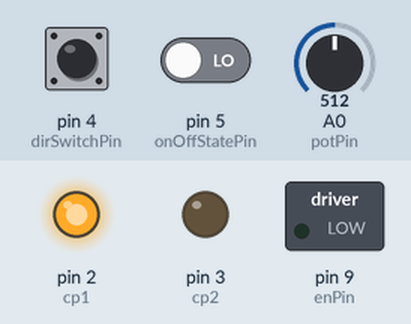
Recording of a sketch running on a simulated Arduino Uno, built with avr-gcc and run on an emulated ATmega328P. Shown: switched loads named in the sketch (green lamp = pin HIGH), output pins drawn as LEDs (lit = HIGH). The test bench sets the inputs (shaded band); at power-on: pin 4 (dirSwitchPin) LOW, pin 5 (onOffStatePin) LOW, A0 (potPin) = 512.

Above: at 1.2 s.
1.3 s: pin 4 (dirSwitchPin) pulled HIGH for 0.15 s
At 2.3 s:
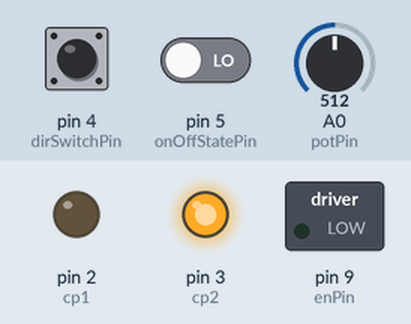
2.9 s: pin 5 (onOffStatePin) driven HIGH
At 3.6 s:
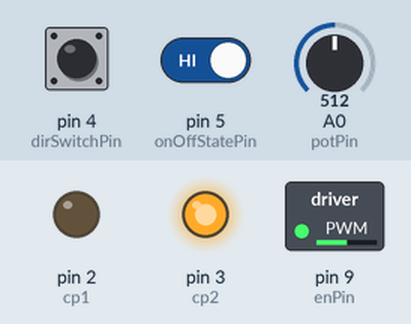
4.4 s: A0 (potPin) set to 716
At 4.7 s:
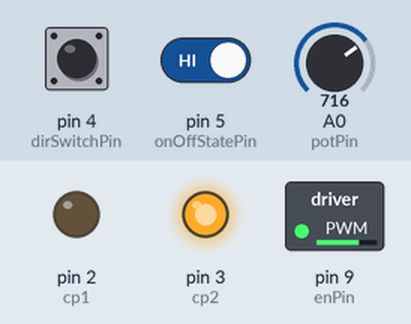
5.9 s: A0 (potPin) set to 900
At 7.0 s:
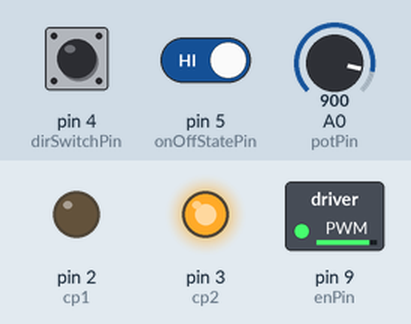
7.4 s: pin 4 (dirSwitchPin) pulled HIGH for 1 s
At 8.2 s:
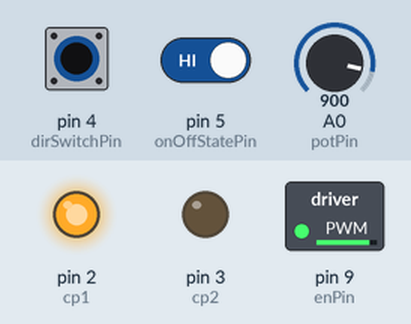
9.9 s: A0 (potPin) set to 511
At 11.3 s:
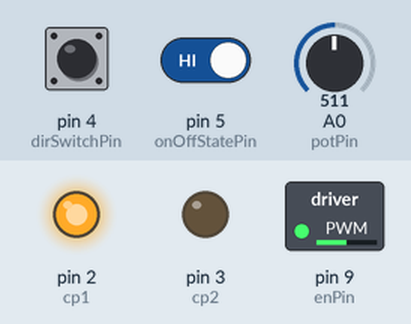
Timing chart, 0 to 12.4 s (numbered marks = the images above; inputs shaded):
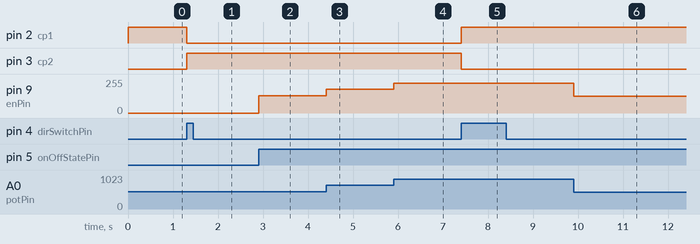

Measured:
- after the input at 1.3 s, pin 2 (cp1): HIGH → LOW at once; pin 3 (cp2): LOW → HIGH at once
- after the input at 2.9 s, pin 9 (enPin): 0/255 → 128/255 at once
- after the input at 4.4 s, pin 9 (enPin): 128/255 → 179/255 at once
- after the input at 5.9 s, pin 9 (enPin): 179/255 → 225/255 at once
- after the input at 7.4 s, pin 2 (cp1): LOW → HIGH at once; pin 3 (cp2): HIGH → LOW at once
- after the input at 9.9 s, pin 9 (enPin): 225/255 → 127/255 at once

The sketch:

Zoetrope.ino
```cpp
const int cp1 = 2;
const int cp2 = 3;
const int enPin = 9;
const int dirSwitchPin = 4;
const int onOffStatePin = 5;
const int potPin = A0;
int onOffState = 0;
int prevOnOffState = 0;
int dirSwitchState = 0;
int prevDirSwitchState = 0;
int motorEnable = 0;
int motorSpeed = 0;
int motorDir = 1;

void setup() {
  pinMode(dirSwitchPin, INPUT);
  pinMode(onOffStatePin, INPUT);
  pinMode(cp1, OUTPUT);
  pinMode(cp2, OUTPUT);
  pinMode(enPin, OUTPUT);
  digitalWrite(enPin, LOW);
}

void loop() {
  onOffState = digitalRead(onOffStatePin);
  delay(1);
  dirSwitchState = digitalRead(dirSwitchPin);
  motorSpeed = analogRead(potPin) / 4;

  if (onOffState != prevOnOffState) {
    if (onOffState == HIGH) {
      motorEnable = !motorEnable;
    }
  }

  if (dirSwitchState != prevDirSwitchState) {
    if (dirSwitchState == HIGH) {
      motorDir = !motorDir;
    }
  }

  if (motorDir == 1) {
    digitalWrite(cp1, HIGH);
    digitalWrite(cp2, LOW);
  } else {
    digitalWrite(cp1, LOW);
    digitalWrite(cp2, HIGH);
  }

  if (motorEnable == 1) {
    analogWrite(enPin, motorSpeed);
  } else {
    analogWrite(enPin, 0);
  }

  prevDirSwitchState = dirSwitchState;
  prevOnOffState = onOffState;
}
```
